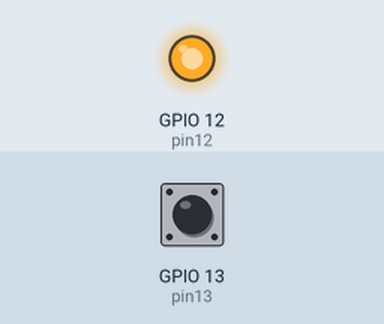
This program was run on a simulated ESP32 board running MicroPython. On the bench: output pins drawn as LEDs (lit = HIGH). The inputs (shaded band) are chosen by the test bench; at power-on: GPIO 13 (pin13) HIGH. What the program prints to the serial console is not drawn. At 0.0 s the program stops and its outputs stay as they are.

Above: at 0.1 s.
Timing chart, 0 to 1.5 s (numbered marks = the images above):
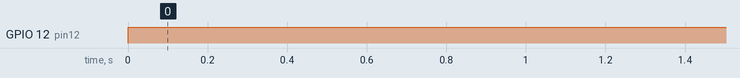

Measured:
- by itself, GPIO 12 (pin12): LOW → HIGH at 0.00 s

The program:

i2cscan.py
```python
import machine
pin12 = machine.Pin(12, machine.Pin.OUT)
pin12.value(1)
pin13 = machine.Pin(13, machine.Pin.IN, machine.Pin.PULL_UP)
print(pin13.value())
i2c = machine.SoftI2C(scl=machine.Pin(21), sda=machine.Pin(22))
i2c.scan()
```
